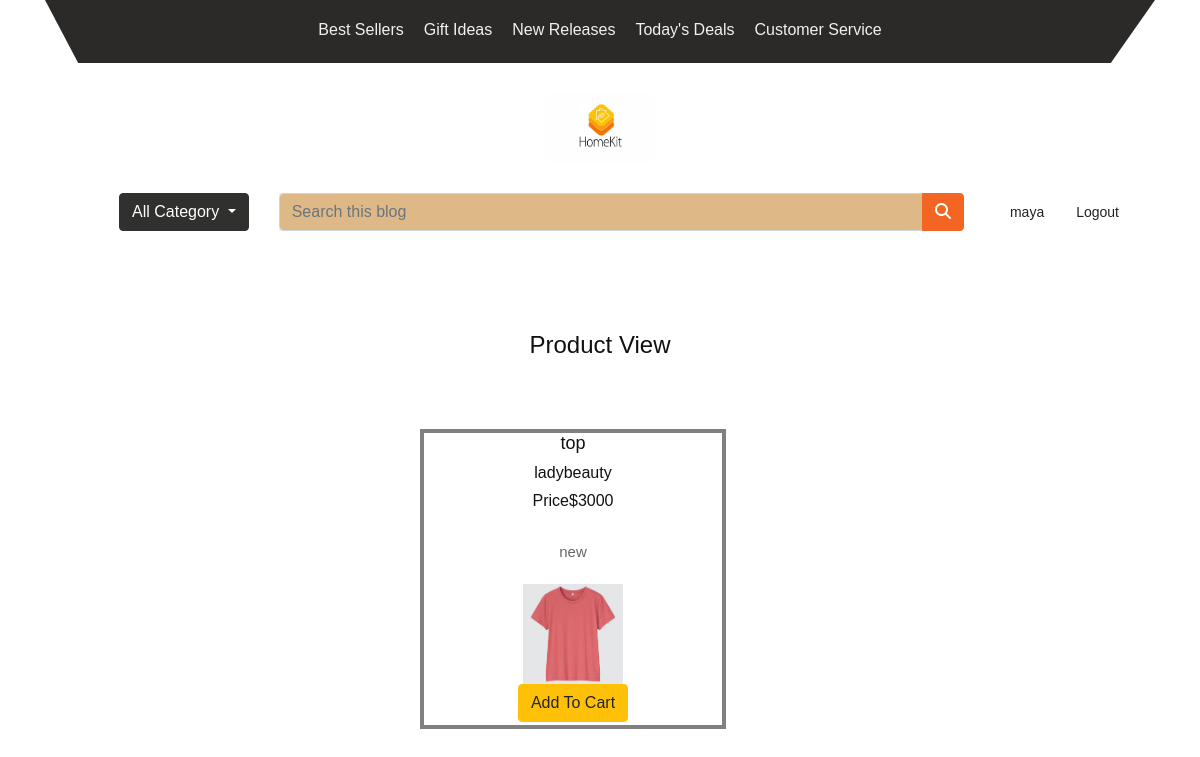
Page /product/ProductView/5 (signed in) on the committed database.
### product/models.py (models this page shows)
class ProductDetails(models.Model):
    option = (
        ("Mens and womens","Mens and Womens"),
        ("Electronics","Electronics"),
        ("Jewellery","Jewellery")
        )
    Product = models.AutoField(primary_key=True)
    Product_Name= models.CharField(max_length=255)
    Product_Brand = models.CharField(max_length=255)
    Product_Discription = models.CharField(max_length=255)
    Product_Price=models.IntegerField()
    Product_Category = models.CharField(max_length=255,choices=option)
    Product_Image = models.ImageField(upload_to="product_image")
    Product_Stock=models.PositiveIntegerField()
    Merchant = models.ForeignKey(User,on_delete=models.CASCADE,null=True,blank=True)

### product/views.py (the view)
# urls.py: path("ProductView/<int:pk>",views.ProductView,name="ProductView"),
@login_required(login_url="signin")
def ProductView(request,pk):
     Product=ProductDetails.objects.filter(Product=pk)
     item=ProductDetails.objects.get(Product=pk)
     context={
         "product":Product
     }
     return render(request,"productview.html",context)

### templates/productview.html (shortened to what this page needs)
{% extends 'index.html' %}
{% block  content %}
<h1>Product View</h1>
<div class="container">
    {% for item in product %}
    <div class="col-md-4">
        <div class="itemcontainer">
            <h3>{{item.Product_Name}}</h3>
            <h4>{{item.Product_Brand}}</h4>
            <h4>Price${{item.Product_Price}}</h4>
            <p>{{item.Product_Discription}}</p>
            <img src="{{item.Product_Image.url}}" style="width:100px;height:100px;">
            <br>
            <a  href="{%url 'AddCart' item.Product %}"class="btn btn-warning">Add To Cart</a>
        </div>
    </div>
    {% endfor %}
</div>
{% endblock   %}

### templates/index.html (shortened to what this page needs)
{%load static%}
{% static 'images' as baseurl %}
<!DOCTYPE html>
<html lang="en">
   <head>
      <link rel="stylesheet" type="text/css" href="{% static 'css/bootstrap.min.css' %}">
      <link rel="stylesheet" type="text/css" href="{% static 'css/style.css' %}">
      <link rel="stylesheet" href="{% static 'css/responsive.css' %}">
      <link rel="stylesheet" href="{% static 'css/jquery.mCustomScrollbar.min.css' %}">
      <link rel="stylesheet" href="{% static 'https://netdna.bootstrapcdn.com/font-awesome/4.0.3/css/font-awesome.css' %}">
      <link rel="stylesheet" type="text/css" href="{% static 'https://stackpath.bootstrapcdn.com/font-awesome/4.7.0/css/font-awesome.min.css' %}">
      <link rel="stylesheet" href="{% static 'css/owl.carousel.min.css'%}">
      <link rel="stylesheet" href=" {% static 'https://cdnjs.cloudflare.com/ajax/libs/fancybox/2.1.5/jquery.fancybox.min.css" media="screen'%}">
   </head>
   <body>
         <div class="container">
            <div class="header_section_top">
               <div class="row">
                  <div class="col-sm-12">
                     <div class="custom_menu">
                        <ul>
                           <li><a href="#">Best Sellers</a></li>
                           <li><a href="#">Gift Ideas</a></li>
                           <li><a href="#">New Releases</a></li>
                           <li><a href="#">Today's Deals</a></li>
                           <li><a href="#">Customer Service</a></li>
                        </ul>
                     </div>
                  </div>
               </div>
            </div>
         </div>
         <div class="logo_section">
            <div class="container">
               <div class="row">
                  <div class="col-sm-12">
                     <div class="logo"><a href="{% static 'index.html'%}"><img src="{% static 'images/logo copy.png'  %}" style="height: 70px;", width="110px"></a></div>
                  </div>
               </div>
            </div>
         </div>
         <div class="header_section">
            <div class="container">
               <div class="containt_main">
                  <span class="toggle_icon" onclick="openNav()"><img src=" {% static 'images/toggle-icon.png' %}"></span>
                  <div class="dropdown">
                     <button class="btn btn-secondary dropdown-toggle" type="button" id="dropdownMenuButton" data-toggle="dropdown" aria-haspopup="true" aria-expanded="false">All Category
                     </button>
                  </div>
                  <div class="main">
                     <div class="input-group">
                        <input type="text" class="form-control" style="background-color: burlywood;" placeholder="Search this blog">
                        <div class="input-group-append">
                           <button class="btn btn-secondary" type="button" style="background-color: #f26522; border-color:#f26522 ">
                           <i class="fa fa-search"></i>
                           </button>
                        </div>
                     </div>
                  </div>
                  <div class="header_box">
                     <div class="lang_box ">
                        {% if request.user.is_authenticated %}
                        <li class="nav-item">
                           <a class="nav-link" href="#">{{request.user.first_name}}</a>
                        </li>
                        <li class="nav-item">
                           <a class="nav-link"  href="{%url 'SignOut' %}">Logout</a>
                        </li>
                        {%endif%}
                     </div>
                  </div>
               </div>
            </div>
         </div>
         {%block content %}{%endblock%}
   </body>
</html>

### static/css/style.css (style rules this page uses)
* { box-sizing: border-box !important; transition: ease all 0.5s; }
html { scroll-behavior: smooth; overflow-x: hidden; }
body { color: #666666; font-size: 14px; line-height: 1.80857; font-weight: normal; overflow-x: hidden; font-family: 'Poppins', sans-serif; }
a { color: #1f1f1f; text-decoration: none !important; outline: none !important; -webkit-transition: all .3s ease-in-out; -moz-transition: all .3s ease-in-out; -ms-transition: all .3s ease-in-out; -o-transition: all .3s ease-in-out; transition: all .3s ease-in-out; }
h1, h2, h3, h4, h5, h6 { letter-spacing: 0; font-weight: normal; position: relative; padding: 0 0 10px 0; font-weight: normal; line-height: normal; color: #111111; margin: 0 }
h1 { font-size: 24px }
h3 { font-size: 18px }
h4 { font-size: 16px }
*, *::after, *::before { -webkit-box-sizing: border-box; -moz-box-sizing: border-box; box-sizing: border-box; }
ul, li, ol { margin: 0px; padding: 0px; list-style: none; }
p { margin: 20px; font-weight: 300; font-size: 15px; line-height: 24px; }
a { color: #222222; text-decoration: none; outline: none !important; }
a, .btn { text-decoration: none !important; outline: none !important; -webkit-transition: all .3s ease-in-out; -moz-transition: all .3s ease-in-out; -ms-transition: all .3s ease-in-out; -o-transition: all .3s ease-in-out; transition: all .3s ease-in-out; }
img { max-width: 100%; height: auto; }
button { border: 0; margin: 0; padding: 0; cursor: pointer; }
.header_section_top { width: 100%; float: left; background-color: #2b2a29; clip-path: polygon(0 0, 100% 0, 96% 100%, 3% 100%); height: auto; padding: 10px 0px; }
.custom_menu { width: 100%; margin: 0 auto; text-align: center; }
.custom_menu ul { margin: 0px; padding: 0px; display: inline-block; }
.custom_menu li { float: left; font-size: 16px; color: #f1f1f1; padding: 6px 10px 0px 10px; }
.custom_menu li a { color: #f1f1f1; }
.logo_section { width: 100%; float: left; }
.logo { width: 100%; float: left; text-align: center; padding: 30px 0px; }
.header_section { width: 100%; display: flex; }
.containt_main { display: flex; }
.toggle_icon { cursor: pointer; color: #ffffff; order: 2; }
.header_box { order: 2; display: flex; }
.dropdown, .dropleft, .dropright, .dropup { position: relative; margin: 0 auto; text-align: center; display: inline-block; margin-left: 30px; order: 2; }
.btn-secondary { color: #fff; background-color: #30302e; border-color: #30302e; }
.main { flex: 1; margin: 0px 30px; display: inline-block; order: 2; }
.lang_box { display: flex; float: right; background: #fff; border-radius: 5px; margin-right: 20px; }
.nav-link { display: block; padding: .4rem 1rem; }

### templates/productview.html (style rules this page uses)
h1 { text-align:center; top:100px; }
.itemcontainer { margin: 10px; margin-top:160px; margin-left: 360px; width: 90%; height: 300px; border: 4px solid gray; text-align: center; }

### rows in the picture
ProductDetails: Product_Name "top", Product_Brand "ladybeauty", Product_Price "3000", Product_Discription "new", Product_Image (picture)

### other values in the picture
{{ request.user.first_name }} "maya"
